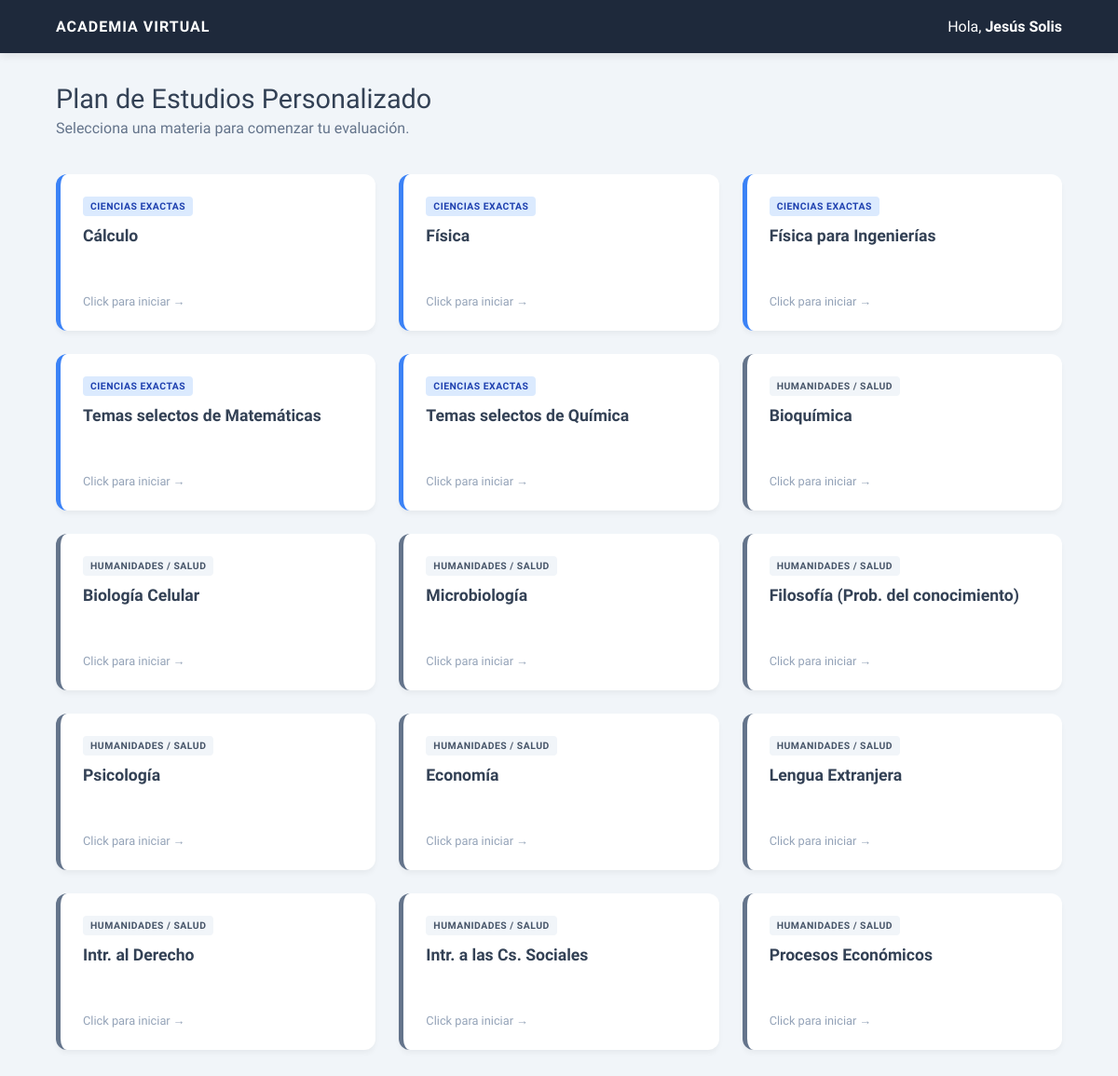
/dashboard (signed in), run on the app's committed database.
### app.py (models this page shows)
class Materia(db.Model):
    id = db.Column(db.Integer, primary_key=True)
    nombre = db.Column(db.String(100), unique=True, nullable=False)
    es_exacta = db.Column(db.Boolean, default=False)

### app.py (the view)
@app.route('/dashboard')
def dashboard():
    if 'usuario_nombre' not in session:
        return redirect(url_for('index'))
    materias = Materia.query.all()
    return render_template('dashboard.html', nombre=session['usuario_nombre'], materias=materias)

### templates/dashboard.html (shortened to what this page needs)
<!DOCTYPE html>
<html lang="es">
<head>
</head>
<body>
    <nav>
        <span style="letter-spacing: 1px; font-weight: 600;">ACADEMIA VIRTUAL</span>
        <span>Hola, <strong>{{ nombre }}</strong></span>
    </nav>
    <div class="container">
        <header>
            <h2>Plan de Estudios Personalizado</h2>
            <p>Selecciona una materia para comenzar tu evaluación.</p>
        </header>
        <div class="grid-materias">
            {% for materia in materias %}
            <a href="/examen/{{ materia.id }}" class="card-materia {% if materia.es_exacta %}exacta{% else %}teoria{% endif %}">
                <div>
                    <div class="tipo-tag {% if materia.es_exacta %}tag-exacta{% else %}tag-teoria{% endif %}">
                        {% if materia.es_exacta %}CIENCIAS EXACTAS{% else %}HUMANIDADES / SALUD{% endif %}
                    </div>
                    <div class="materia-info">
                        <h3>{{ materia.nombre }}</h3>
                    </div>
                </div>
                <div class="btn-entrar">Click para iniciar →</div>
            </a>
            {% endfor %}
        </div>
    </div>
</body>
</html>

### templates/dashboard.html (style rules this page uses)
:root { --bg: #f1f5f9; --nav: #1e293b; --text: #334155; --exactas-accent: #3b82f6; --sociales-accent: #64748b; }
body { font-family: 'Montserrat', sans-serif; background-color: var(--bg); margin: 0; color: var(--text); }
nav { background-color: var(--nav); padding: 1.2rem 5%; color: white; display: flex; justify-content: space-between; align-items: center; box-shadow: 0 2px 10px rgba(0,0,0,0.1); }
.container { padding: 2rem 5%; max-width: 1400px; margin: auto; }
header { margin-bottom: 2.5rem; }
h2 { font-weight: 300; font-size: 1.8rem; margin: 0; }
p { color: #64748b; margin-top: 5px; }
.grid-materias { display: grid; grid-template-columns: repeat(auto-fill, minmax(280px, 1fr)); gap: 25px; }
.card-materia { background: white; padding: 1.5rem; border-radius: 12px; text-decoration: none; color: inherit; transition: all 0.3s cubic-bezier(0.4, 0, 0.2, 1); border-left: 5px solid transparent; display: flex; flex-direction: column; justify-content: space-between; min-height: 120px; box-shadow: 0 4px 6px -1px rgba(0,0,0,0.05); }
.card-materia.exacta { border-left-color: var(--exactas-accent); }
.card-materia.teoria { border-left-color: var(--sociales-accent); }
.materia-info h3 { margin: 0; font-size: 1.1rem; font-weight: 600; line-height: 1.3; }
.tipo-tag { font-size: 0.65rem; font-weight: 600; text-transform: uppercase; letter-spacing: 0.5px; padding: 4px 8px; border-radius: 4px; width: fit-content; margin-bottom: 10px; }
.tag-exacta { background: #dbeafe; color: #1e40af; }
.tag-teoria { background: #f1f5f9; color: #475569; }
.btn-entrar { font-size: 0.8rem; color: #94a3b8; margin-top: 15px; font-weight: 500; }

### data on the page
Materia: es_exacta "CIENCIAS EXACTAS", nombre "Cálculo"
Materia: es_exacta "CIENCIAS EXACTAS", nombre "Física"
Materia: es_exacta "CIENCIAS EXACTAS", nombre "Física para Ingenierías"
Materia: es_exacta "CIENCIAS EXACTAS", nombre "Temas selectos de Matemáticas"
Materia: es_exacta "CIENCIAS EXACTAS", nombre "Temas selectos de Química"
Materia: es_exacta "HUMANIDADES / SALUD", nombre "Bioquímica"
Materia: es_exacta "HUMANIDADES / SALUD", nombre "Biología Celular"
Materia: es_exacta "HUMANIDADES / SALUD", nombre "Microbiología"
Materia: es_exacta "HUMANIDADES / SALUD", nombre "Filosofía (Prob. del conocimiento)"
Materia: es_exacta "HUMANIDADES / SALUD", nombre "Psicología"
Materia: es_exacta "HUMANIDADES / SALUD", nombre "Economía"
Materia: es_exacta "HUMANIDADES / SALUD", nombre "Lengua Extranjera"
Materia: es_exacta "HUMANIDADES / SALUD", nombre "Intr. al Derecho"
Materia: es_exacta "HUMANIDADES / SALUD", nombre "Intr. a las Cs. Sociales"
Materia: es_exacta "HUMANIDADES / SALUD", nombre "Procesos Económicos"

### other printed values
{{ nombre }} "Jesús Solis"
